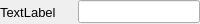
<?xml version="1.0" encoding="UTF-8"?>
<ui version="4.0">
 <class>UIFloat</class>
 <widget class="QWidget" name="UIFloat">
  <property name="geometry">
   <rect>
    <x>0</x>
    <y>0</y>
    <width>200</width>
    <height>24</height>
   </rect>
  </property>
  <property name="font">
   <font>
    <pointsize>10</pointsize>
   </font>
  </property>
  <property name="windowTitle">
   <string>Form</string>
  </property>
  <layout class="QHBoxLayout" name="horizontalLayout" stretch="1,2">
   <property name="leftMargin">
    <number>0</number>
   </property>
   <property name="topMargin">
    <number>0</number>
   </property>
   <property name="rightMargin">
    <number>0</number>
   </property>
   <property name="bottomMargin">
    <number>0</number>
   </property>
   <item>
    <widget class="QLabel" name="label">
     <property name="minimumSize">
      <size>
       <width>72</width>
       <height>0</height>
      </size>
     </property>
     <property name="text">
      <string>TextLabel</string>
     </property>
    </widget>
   </item>
   <item>
    <widget class="FloatLineEdit" name="value"/>
   </item>
  </layout>
 </widget>
 <customwidgets>
  <customwidget>
   <class>FloatLineEdit</class>
   <extends>QLineEdit</extends>
   <header location="global">UI/FloatLineEdit.hpp</header>
  </customwidget>
 </customwidgets>
 <resources/>
 <connections/>
</ui>
